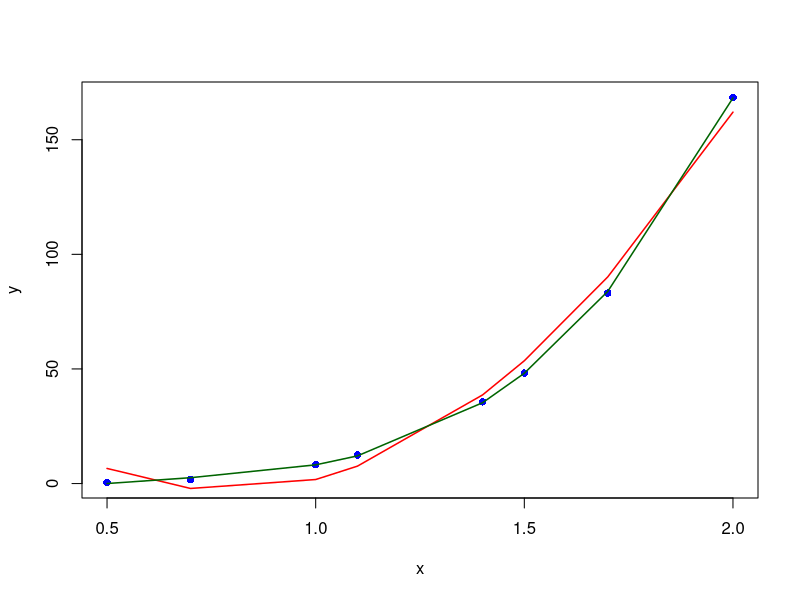

Recreate this plot in R.

rm(list = ls())

# ****************************************************
# 1) Curve fitting ####
# ****************************************************

# values of river depth and discharge measurements for 
#   a location are given in the dataframe below

db1 <- data.frame(x = c(0.5, 0.7, 1.0, 1.1, 1.4, 1.5, 1.7, 2.0),
                  y = c(0.42, 1.74, 8.22, 12.45, 35.66, 48.19, 83.11, 168.46))

# x <- height in meters
# y <- discharge in cubic meters per second (m3/s)

# A) create a polynomial fit
# ***************************************
#        create second order polynomial fit model using "lm()"
Q_poly2 <- lm(formula = y ~ 1 + x + I(x ^ 2),
              data = db1)

# OR

Q_poly2 <- lm(formula = y ~ poly(x = x, degree = 2, raw = TRUE),
              data = db1)

# summary of the fit, goodness of fit measures are shown here
summary(object = Q_poly2)


# B) create a polynomial fit
# ***************************************
#        create third order polynomial fit model using "lm()"
Q_poly3 <- lm(formula = y ~ 1 + x + I(x ^ 2) + I(x ^ 3),
              data = db1)

# OR

Q_poly3 <- lm(formula = y ~ poly(x = x, degree = 3, raw = TRUE),
              data = db1)

# summary of the fit, goodness of fit measures are shown here
summary(object = Q_poly3)

# ****************************************************
# 2) creata plot showing the data and the plot ####
# ****************************************************
# 

with(data = db1, plot(x = x,
                      y = y,
                      pch = 16,    # try values between 1 and 18
                      col = "blue")
     )

# add the fit line | here, we will use the "predict()" function
with(data = db1,
     points(x = x,
            y = predict(object = Q_poly2),
            type = "l",
            col = "red",
            lwd = 1.5))


# add the fit line | here, we will use the "predict()" function
with(data = db1,
     points(x = x,
            y = predict(object = Q_poly3),
            type = "l",
            col = "darkgreen",
            lwd = 1.5))



# in this example, the third order polynomial is a better fit!!!